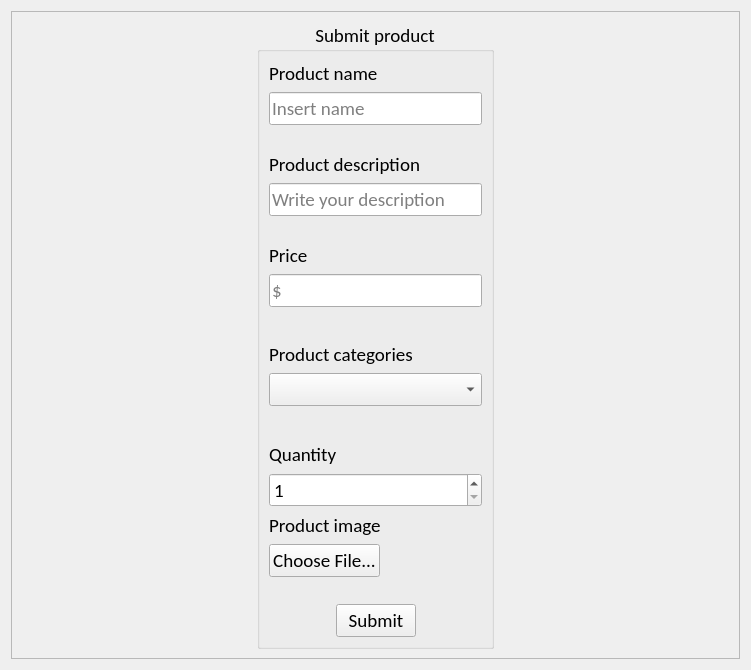
<?xml version="1.0" encoding="UTF-8"?>
<ui version="4.0">
 <class>AddProduct</class>
 <widget class="QWidget" name="AddProduct">
  <property name="geometry">
   <rect>
    <x>0</x>
    <y>0</y>
    <width>751</width>
    <height>670</height>
   </rect>
  </property>
  <property name="windowTitle">
   <string>Form</string>
  </property>
  <layout class="QVBoxLayout" name="verticalLayout">
   <item>
    <widget class="QScrollArea" name="scrollArea_200">
     <property name="widgetResizable">
      <bool>true</bool>
     </property>
     <widget class="QWidget" name="scrollAreaWidgetContents">
      <property name="geometry">
       <rect>
        <x>0</x>
        <y>0</y>
        <width>717</width>
        <height>670</height>
       </rect>
      </property>
      <layout class="QHBoxLayout" name="horizontalLayout_2">
       <item>
        <spacer name="horizontalSpacer_203">
         <property name="orientation">
          <enum>Qt::Horizontal</enum>
         </property>
         <property name="sizeHint" stdset="0">
          <size>
           <width>186</width>
           <height>20</height>
          </size>
         </property>
        </spacer>
       </item>
       <item>
        <layout class="QVBoxLayout" name="verticalLayout_209">
         <item>
          <spacer name="verticalSpacer_213">
           <property name="orientation">
            <enum>Qt::Vertical</enum>
           </property>
           <property name="sizeHint" stdset="0">
            <size>
             <width>20</width>
             <height>40</height>
            </size>
           </property>
          </spacer>
         </item>
         <item>
          <widget class="QGroupBox" name="groupBox_200">
           <property name="font">
            <font>
             <family>Calibri</family>
             <pointsize>14</pointsize>
             <bold>false</bold>
            </font>
           </property>
           <property name="title">
            <string>Submit product</string>
           </property>
           <property name="alignment">
            <set>Qt::AlignCenter</set>
           </property>
           <layout class="QVBoxLayout" name="verticalLayout_8">
            <item>
             <layout class="QVBoxLayout" name="verticalLayout_207">
              <item>
               <layout class="QVBoxLayout" name="verticalLayout_203">
                <item>
                 <spacer name="verticalSpacer_200">
                  <property name="orientation">
                   <enum>Qt::Vertical</enum>
                  </property>
                  <property name="sizeHint" stdset="0">
                   <size>
                    <width>20</width>
                    <height>40</height>
                   </size>
                  </property>
                 </spacer>
                </item>
                <item>
                 <widget class="QLabel" name="label_200">
                  <property name="font">
                   <font>
                    <family>Calibri</family>
                    <pointsize>14</pointsize>
                    <bold>false</bold>
                   </font>
                  </property>
                  <property name="text">
                   <string>Product name</string>
                  </property>
                 </widget>
                </item>
                <item>
                 <widget class="QLineEdit" name="lineEdit_203">
                  <property name="maxLength">
                   <number>100</number>
                  </property>
                  <property name="placeholderText">
                   <string>Insert name</string>
                  </property>
                 </widget>
                </item>
                <item>
                 <widget class="QLabel" name="label_202">
                  <property name="font">
                   <font>
                    <family>Calibri</family>
                    <pointsize>9</pointsize>
                    <bold>false</bold>
                   </font>
                  </property>
                  <property name="styleSheet">
                   <string notr="true">color: rgb(255, 0, 0);</string>
                  </property>
                  <property name="text">
                   <string/>
                  </property>
                 </widget>
                </item>
               </layout>
              </item>
              <item>
               <layout class="QVBoxLayout" name="verticalLayout_202">
                <item>
                 <spacer name="verticalSpacer_203">
                  <property name="orientation">
                   <enum>Qt::Vertical</enum>
                  </property>
                  <property name="sizeHint" stdset="0">
                   <size>
                    <width>20</width>
                    <height>40</height>
                   </size>
                  </property>
                 </spacer>
                </item>
                <item>
                 <widget class="QLabel" name="label_203">
                  <property name="font">
                   <font>
                    <family>Calibri</family>
                    <pointsize>14</pointsize>
                    <bold>false</bold>
                   </font>
                  </property>
                  <property name="text">
                   <string>Product description</string>
                  </property>
                 </widget>
                </item>
                <item>
                 <widget class="QLineEdit" name="lineEdit_202">
                  <property name="placeholderText">
                   <string>Write your description</string>
                  </property>
                 </widget>
                </item>
               </layout>
              </item>
              <item>
               <widget class="QLabel" name="label_204">
                <property name="font">
                 <font>
                  <family>Calibri</family>
                  <pointsize>9</pointsize>
                  <bold>false</bold>
                 </font>
                </property>
                <property name="styleSheet">
                 <string notr="true">color: rgb(255, 0, 0);</string>
                </property>
                <property name="text">
                 <string/>
                </property>
               </widget>
              </item>
              <item>
               <layout class="QVBoxLayout" name="verticalLayout_200">
                <item>
                 <spacer name="verticalSpacer_205">
                  <property name="orientation">
                   <enum>Qt::Vertical</enum>
                  </property>
                  <property name="sizeHint" stdset="0">
                   <size>
                    <width>20</width>
                    <height>40</height>
                   </size>
                  </property>
                 </spacer>
                </item>
                <item>
                 <widget class="QLabel" name="label_205">
                  <property name="font">
                   <font>
                    <family>Calibri</family>
                    <pointsize>14</pointsize>
                    <bold>false</bold>
                   </font>
                  </property>
                  <property name="text">
                   <string>Price</string>
                  </property>
                 </widget>
                </item>
                <item>
                 <widget class="QLineEdit" name="lineEdit_204">
                  <property name="maxLength">
                   <number>8</number>
                  </property>
                  <property name="placeholderText">
                   <string>$</string>
                  </property>
                 </widget>
                </item>
                <item>
                 <widget class="QLabel" name="label_206">
                  <property name="font">
                   <font>
                    <family>Calibri</family>
                    <pointsize>9</pointsize>
                    <bold>false</bold>
                   </font>
                  </property>
                  <property name="styleSheet">
                   <string notr="true">color: rgb(255, 0, 0);</string>
                  </property>
                  <property name="text">
                   <string/>
                  </property>
                 </widget>
                </item>
               </layout>
              </item>
              <item>
               <layout class="QVBoxLayout" name="verticalLayout_204">
                <item>
                 <spacer name="verticalSpacer_207">
                  <property name="orientation">
                   <enum>Qt::Vertical</enum>
                  </property>
                  <property name="sizeHint" stdset="0">
                   <size>
                    <width>20</width>
                    <height>40</height>
                   </size>
                  </property>
                 </spacer>
                </item>
                <item>
                 <widget class="QLabel" name="label_207">
                  <property name="font">
                   <font>
                    <family>Calibri</family>
                    <pointsize>14</pointsize>
                    <bold>false</bold>
                   </font>
                  </property>
                  <property name="text">
                   <string>Product categories</string>
                  </property>
                 </widget>
                </item>
                <item>
                 <widget class="QComboBox" name="comboBox">
                  <property name="currentIndex">
                   <number>-1</number>
                  </property>
                  <property name="placeholderText">
                   <string>Choose a category</string>
                  </property>
                 </widget>
                </item>
                <item>
                 <widget class="QLabel" name="label_209">
                  <property name="font">
                   <font>
                    <family>Calibri</family>
                    <pointsize>9</pointsize>
                    <bold>false</bold>
                   </font>
                  </property>
                  <property name="styleSheet">
                   <string notr="true">color: rgb(255, 0, 0);</string>
                  </property>
                  <property name="text">
                   <string/>
                  </property>
                 </widget>
                </item>
                <item>
                 <spacer name="verticalSpacer_208">
                  <property name="orientation">
                   <enum>Qt::Vertical</enum>
                  </property>
                  <property name="sizeHint" stdset="0">
                   <size>
                    <width>20</width>
                    <height>40</height>
                   </size>
                  </property>
                 </spacer>
                </item>
               </layout>
              </item>
              <item>
               <layout class="QVBoxLayout" name="verticalLayout_205">
                <item>
                 <widget class="QLabel" name="label_208">
                  <property name="font">
                   <font>
                    <family>Calibri</family>
                    <pointsize>14</pointsize>
                    <bold>false</bold>
                   </font>
                  </property>
                  <property name="text">
                   <string>Quantity</string>
                  </property>
                 </widget>
                </item>
                <item>
                 <widget class="QSpinBox" name="spinBox_200">
                  <property name="minimum">
                   <number>1</number>
                  </property>
                  <property name="maximum">
                   <number>5000</number>
                  </property>
                 </widget>
                </item>
                <item>
                 <spacer name="verticalSpacer_210">
                  <property name="orientation">
                   <enum>Qt::Vertical</enum>
                  </property>
                  <property name="sizeHint" stdset="0">
                   <size>
                    <width>20</width>
                    <height>40</height>
                   </size>
                  </property>
                 </spacer>
                </item>
               </layout>
              </item>
              <item>
               <layout class="QVBoxLayout" name="verticalLayout_206">
                <item>
                 <widget class="QLabel" name="label_210">
                  <property name="font">
                   <font>
                    <family>Calibri</family>
                    <pointsize>14</pointsize>
                    <bold>false</bold>
                   </font>
                  </property>
                  <property name="text">
                   <string>Product image</string>
                  </property>
                 </widget>
                </item>
                <item>
                 <layout class="QHBoxLayout" name="horizontalLayout">
                  <item>
                   <widget class="QPushButton" name="pushButton_250">
                    <property name="text">
                     <string>Choose File...</string>
                    </property>
                   </widget>
                  </item>
                  <item>
                   <widget class="QLabel" name="label_250">
                    <property name="text">
                     <string/>
                    </property>
                   </widget>
                  </item>
                  <item>
                   <spacer name="horizontalSpacer">
                    <property name="orientation">
                     <enum>Qt::Horizontal</enum>
                    </property>
                    <property name="sizeHint" stdset="0">
                     <size>
                      <width>40</width>
                      <height>20</height>
                     </size>
                    </property>
                   </spacer>
                  </item>
                 </layout>
                </item>
                <item>
                 <widget class="QLabel" name="label_212">
                  <property name="font">
                   <font>
                    <family>Calibri</family>
                    <pointsize>9</pointsize>
                    <bold>false</bold>
                   </font>
                  </property>
                  <property name="styleSheet">
                   <string notr="true">color: rgb(255, 0, 0);</string>
                  </property>
                  <property name="text">
                   <string/>
                  </property>
                 </widget>
                </item>
                <item>
                 <spacer name="verticalSpacer_212">
                  <property name="orientation">
                   <enum>Qt::Vertical</enum>
                  </property>
                  <property name="sizeHint" stdset="0">
                   <size>
                    <width>20</width>
                    <height>40</height>
                   </size>
                  </property>
                 </spacer>
                </item>
               </layout>
              </item>
             </layout>
            </item>
            <item>
             <layout class="QHBoxLayout" name="horizontalLayout_200">
              <item>
               <spacer name="horizontalSpacer_200">
                <property name="orientation">
                 <enum>Qt::Horizontal</enum>
                </property>
                <property name="sizeHint" stdset="0">
                 <size>
                  <width>40</width>
                  <height>20</height>
                 </size>
                </property>
               </spacer>
              </item>
              <item>
               <widget class="QPushButton" name="pushButton_200">
                <property name="text">
                 <string>Submit</string>
                </property>
               </widget>
              </item>
              <item>
               <spacer name="horizontalSpacer_202">
                <property name="orientation">
                 <enum>Qt::Horizontal</enum>
                </property>
                <property name="sizeHint" stdset="0">
                 <size>
                  <width>40</width>
                  <height>20</height>
                 </size>
                </property>
               </spacer>
              </item>
             </layout>
            </item>
           </layout>
          </widget>
         </item>
         <item>
          <spacer name="verticalSpacer_214">
           <property name="orientation">
            <enum>Qt::Vertical</enum>
           </property>
           <property name="sizeHint" stdset="0">
            <size>
             <width>20</width>
             <height>40</height>
            </size>
           </property>
          </spacer>
         </item>
        </layout>
       </item>
       <item>
        <spacer name="horizontalSpacer_204">
         <property name="orientation">
          <enum>Qt::Horizontal</enum>
         </property>
         <property name="sizeHint" stdset="0">
          <size>
           <width>185</width>
           <height>20</height>
          </size>
         </property>
        </spacer>
       </item>
      </layout>
     </widget>
    </widget>
   </item>
  </layout>
 </widget>
 <resources/>
 <connections/>
</ui>
